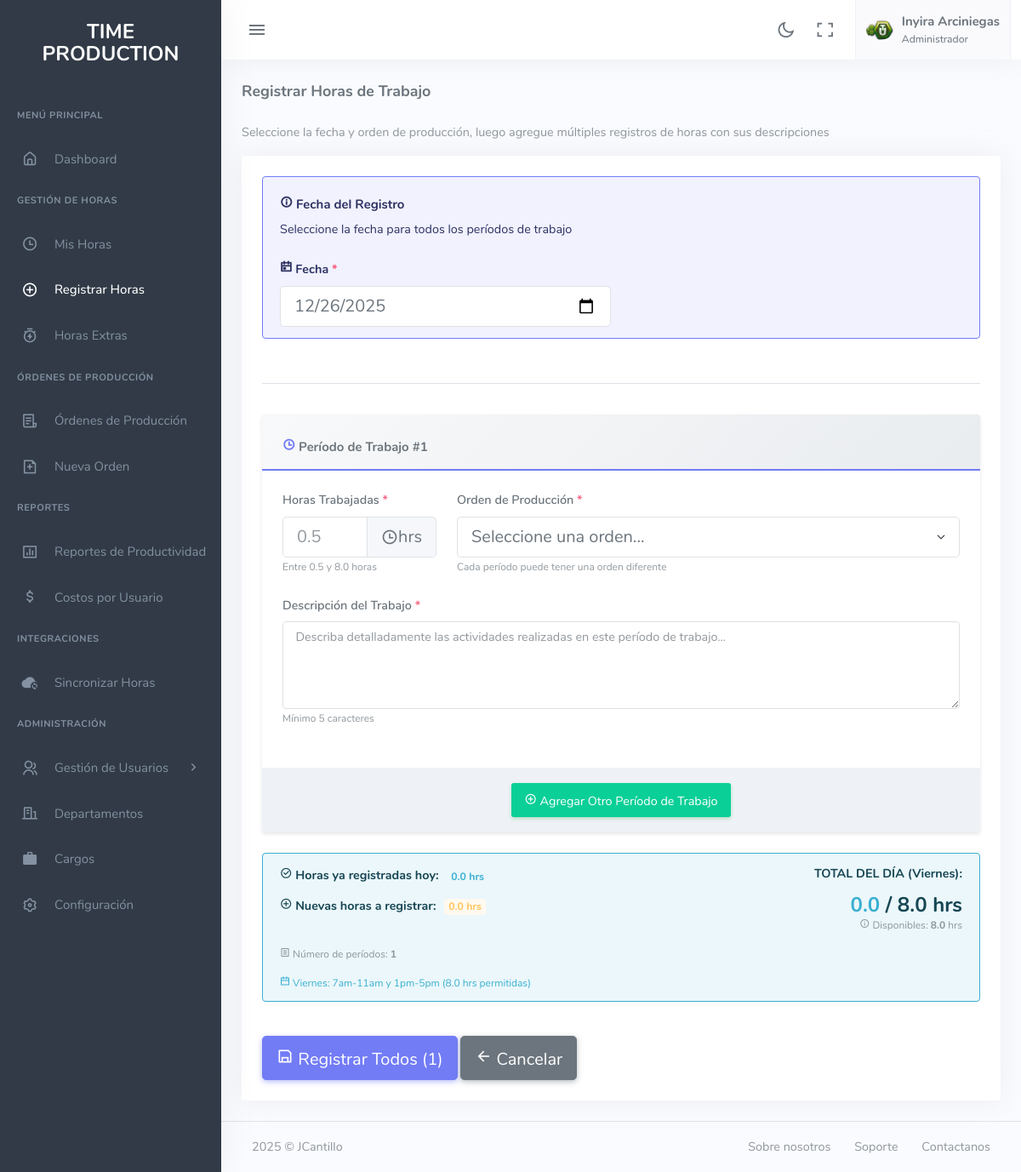
The app's page /registrar-horas.php (signed in) with its own data.
### tables this page shows
CREATE TABLE IF NOT EXISTS horarios_laborales (
    id INT PRIMARY KEY AUTO_INCREMENT,
    dia_semana ENUM('lunes', 'martes', 'miercoles', 'jueves', 'viernes', 'sabado', 'domingo') NOT NULL UNIQUE,
    hora_inicio_manana TIME NOT NULL,
    hora_fin_manana TIME NOT NULL,
    hora_inicio_tarde TIME NULL,
    hora_fin_tarde TIME NULL,
    horas_totales DECIMAL(4,2) NOT NULL,
    es_laborable TINYINT(1) DEFAULT 1,
    descripcion VARCHAR(255),
    created_at TIMESTAMP DEFAULT CURRENT_TIMESTAMP,
    updated_at TIMESTAMP DEFAULT CURRENT_TIMESTAMP ON UPDATE CURRENT_TIMESTAMP
);

### registrar-horas.php (the view, shortened to what the rows shown need)
<?php
require_once 'includes/Class-configuracion.php';
$Configuracion = new Configuracion();
$config_horas = $Configuracion->obtenerConfigHoras();
$horas_min = $config_horas['horas_minimas_por_registro'] ?? 0.5;
$incremento = $config_horas['incremento_horas'] ?? 0.5;
$horario_hoy = $Configuracion->obtenerHorasLaboralesDia(date('Y-m-d'));
$horas_max = $horario_hoy['horas_totales'];
?>
<!DOCTYPE html>
<html lang="es">
<head>
    <link href="assets/css/app-saas.min.css" rel="stylesheet" type="text/css" id="app-style" />
    <link href="assets/css/icons.min.css" rel="stylesheet" type="text/css" />
</head>
<body>
    <div class="wrapper">
        <?php include("includes/sidebar.php"); ?>
        <div class="content-page">
            <div class="content">
                <div class="container-fluid">
                    <div class="row">
                        <div class="col-12">
                            <div class="card">
                                <div class="card-body">
                                    <form id="form-registrar-horas" action="action/add-registro-horas.php" method="POST">
                                        <div id="registros-container">
                                            <div class="registro-item card border-primary mb-3" data-registro="1">
                                                <div class="card-body">
                                                    <div class="row">
                                                        <div class="col-md-3 mb-3">
                                                            <label class="form-label">Horas Trabajadas <span class="text-danger">*</span></label>
                                                            <div class="input-group input-group-lg">
                                                                <input type="number" class="form-control horas-input"
                                                                       name="registros[0][horas_trabajadas]"
                                                                       step="<?php echo $incremento; ?>"
                                                                       min="<?php echo $horas_min; ?>"
                                                                       max="<?php echo $horas_max; ?>"
                                                                       required
                                                                       placeholder="<?php echo $horas_min; ?>">
                                                                <span class="input-group-text"><i class="ri-time-line"></i> hrs</span>
                                                            </div>
                                                            <small class="text-muted">Entre <?php echo number_format($horas_min, 1); ?> y <?php echo number_format($horas_max, 1); ?> horas</small>
                                                        </div>
                                                    </div>
                                                </div>
                                            </div>
                                        </div>
                                        <div class="row mb-3">
                                            <div class="col-md-12">
                                                <div id="alerta-horas" class="alert alert-info border-info">
                                                    <div class="row">
                                                        <div class="col-md-6">
                                                        </div>
                                                        <div class="col-md-6 text-md-end">
                                                            <h3 class="mb-0">
                                                                <span id="total-dia" class="text-info">0.0</span> / <span id="limite-dia"><?php echo number_format($horas_max, 1); ?></span> hrs
                                                            </h3>
                                                        </div>
                                                    </div>
                                                    <div class="mt-2">
                                                        <small class="text-muted">
                                                        </small>
                                                    </div>
                                                    <small class="text-info d-block mt-2">
                                                        <i class="ri-calendar-line"></i> <?php echo $horario_hoy['descripcion']; ?>
                                                        (<?php echo number_format($horario_hoy['horas_totales'], 1); ?> hrs permitidas)
                                                    </small>
                                                </div>
                                            </div>
                                        </div>
                                    </form>
                                </div>
                            </div>
                        </div>
                    </div>
                </div>
            </div>
        </div>
    </div>
</body>
</html>

### records on screen
horarios_laborales: horas_totales "8.0", descripcion "Viernes: 7am-11am y 1pm-5pm"

### other values on screen
$_SESSION['user_nombre'] "Inyira Arciniegas"
$_SESSION['user_rol'] "Administrador"
$horas_min "0.5"
$horas_registradas_hoy "0.0"
$horas_max - $horas_registradas_hoy "8.0"
